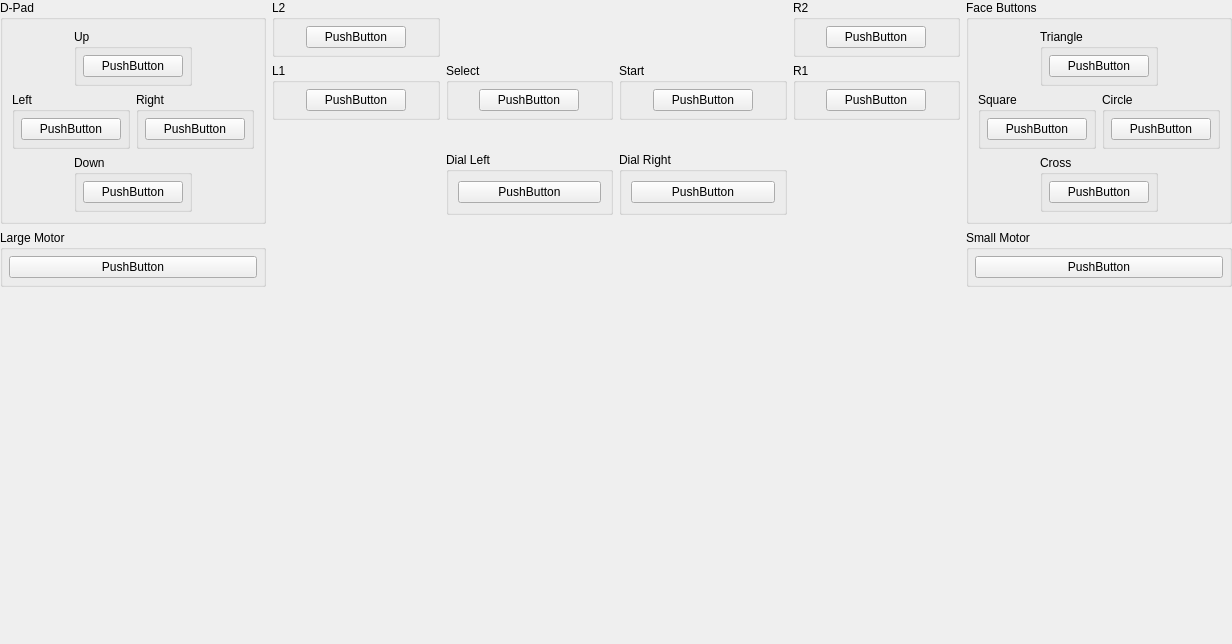
<?xml version="1.0" encoding="UTF-8"?>
<ui version="4.0">
 <class>ControllerBindingWidget_Jogcon</class>
 <widget class="QWidget" name="ControllerBindingWidget_Jogcon">
  <property name="geometry">
   <rect>
    <x>0</x>
    <y>0</y>
    <width>1232</width>
    <height>644</height>
   </rect>
  </property>
  <property name="sizePolicy">
   <sizepolicy hsizetype="MinimumExpanding" vsizetype="Preferred">
    <horstretch>0</horstretch>
    <verstretch>0</verstretch>
   </sizepolicy>
  </property>
  <property name="minimumSize">
   <size>
    <width>1100</width>
    <height>500</height>
   </size>
  </property>
  <layout class="QGridLayout" name="gridLayout_0">
   <property name="leftMargin">
    <number>0</number>
   </property>
   <property name="topMargin">
    <number>0</number>
   </property>
   <property name="rightMargin">
    <number>0</number>
   </property>
   <property name="bottomMargin">
    <number>0</number>
   </property>
   <item row="0" column="0" rowspan="3">
    <layout class="QVBoxLayout" name="verticalLayout_2">
     <item>
      <widget class="QGroupBox" name="groupBox_0">
       <property name="title">
        <string>D-Pad</string>
       </property>
       <layout class="QGridLayout" name="gridLayout_1">
        <item row="3" column="1" colspan="2">
         <widget class="QGroupBox" name="groupBox_1">
          <property name="title">
           <string>Down</string>
          </property>
          <layout class="QGridLayout" name="gridLayout_2">
           <property name="leftMargin">
            <number>6</number>
           </property>
           <property name="topMargin">
            <number>6</number>
           </property>
           <property name="rightMargin">
            <number>6</number>
           </property>
           <property name="bottomMargin">
            <number>6</number>
           </property>
           <item row="0" column="0">
            <widget class="InputBindingWidget" name="Down">
             <property name="minimumSize">
              <size>
               <width>100</width>
               <height>0</height>
              </size>
             </property>
             <property name="maximumSize">
              <size>
               <width>100</width>
               <height>16777215</height>
              </size>
             </property>
             <property name="text">
              <string notr="true">PushButton</string>
             </property>
            </widget>
           </item>
          </layout>
         </widget>
        </item>
        <item row="2" column="0" colspan="2">
         <widget class="QGroupBox" name="groupBox_2">
          <property name="title">
           <string>Left</string>
          </property>
          <layout class="QGridLayout" name="gridLayout_3">
           <property name="leftMargin">
            <number>6</number>
           </property>
           <property name="topMargin">
            <number>6</number>
           </property>
           <property name="rightMargin">
            <number>6</number>
           </property>
           <property name="bottomMargin">
            <number>6</number>
           </property>
           <item row="0" column="0">
            <widget class="InputBindingWidget" name="Left">
             <property name="minimumSize">
              <size>
               <width>100</width>
               <height>0</height>
              </size>
             </property>
             <property name="maximumSize">
              <size>
               <width>100</width>
               <height>16777215</height>
              </size>
             </property>
             <property name="text">
              <string notr="true">PushButton</string>
             </property>
            </widget>
           </item>
          </layout>
         </widget>
        </item>
        <item row="0" column="1" colspan="2">
         <widget class="QGroupBox" name="groupBox_3">
          <property name="title">
           <string>Up</string>
          </property>
          <layout class="QGridLayout" name="gridLayout_4">
           <property name="leftMargin">
            <number>6</number>
           </property>
           <property name="topMargin">
            <number>6</number>
           </property>
           <property name="rightMargin">
            <number>6</number>
           </property>
           <property name="bottomMargin">
            <number>6</number>
           </property>
           <item row="0" column="0">
            <widget class="InputBindingWidget" name="Up">
             <property name="minimumSize">
              <size>
               <width>100</width>
               <height>0</height>
              </size>
             </property>
             <property name="maximumSize">
              <size>
               <width>100</width>
               <height>16777215</height>
              </size>
             </property>
             <property name="text">
              <string notr="true">PushButton</string>
             </property>
            </widget>
           </item>
          </layout>
         </widget>
        </item>
        <item row="2" column="2" colspan="2">
         <widget class="QGroupBox" name="groupBox_4">
          <property name="title">
           <string>Right</string>
          </property>
          <layout class="QGridLayout" name="gridLayout_5">
           <property name="leftMargin">
            <number>6</number>
           </property>
           <property name="topMargin">
            <number>6</number>
           </property>
           <property name="rightMargin">
            <number>6</number>
           </property>
           <property name="bottomMargin">
            <number>6</number>
           </property>
           <item row="0" column="0">
            <widget class="InputBindingWidget" name="Right">
             <property name="minimumSize">
              <size>
               <width>100</width>
               <height>0</height>
              </size>
             </property>
             <property name="maximumSize">
              <size>
               <width>100</width>
               <height>16777215</height>
              </size>
             </property>
             <property name="text">
              <string notr="true">PushButton</string>
             </property>
            </widget>
           </item>
          </layout>
         </widget>
        </item>
       </layout>
      </widget>
     </item>
     <item>
      <widget class="QGroupBox" name="groupBox_29">
       <property name="title">
        <string>Large Motor</string>
       </property>
       <layout class="QGridLayout" name="gridLayout_30">
        <property name="leftMargin">
         <number>6</number>
        </property>
        <property name="topMargin">
         <number>6</number>
        </property>
        <property name="rightMargin">
         <number>6</number>
        </property>
        <property name="bottomMargin">
         <number>6</number>
        </property>
        <item row="0" column="0">
         <widget class="InputVibrationBindingWidget" name="LargeMotor">
          <property name="minimumSize">
           <size>
            <width>100</width>
            <height>0</height>
           </size>
          </property>
          <property name="maximumSize">
           <size>
            <width>16777215</width>
            <height>16777215</height>
           </size>
          </property>
          <property name="text">
           <string notr="true">PushButton</string>
          </property>
         </widget>
        </item>
       </layout>
      </widget>
     </item>
     <item>
      <spacer name="verticalSpacer_5">
       <property name="orientation">
        <enum>Qt::Vertical</enum>
       </property>
       <property name="sizeHint" stdset="0">
        <size>
         <width>20</width>
         <height>40</height>
        </size>
       </property>
      </spacer>
     </item>
    </layout>
   </item>
   <item row="0" column="1">
    <layout class="QGridLayout" name="gridLayout_6">
     <item row="0" column="0">
      <widget class="QGroupBox" name="groupBox_5">
       <property name="title">
        <string>L2</string>
       </property>
       <layout class="QGridLayout" name="gridLayout_7">
        <property name="leftMargin">
         <number>6</number>
        </property>
        <property name="topMargin">
         <number>6</number>
        </property>
        <property name="rightMargin">
         <number>6</number>
        </property>
        <property name="bottomMargin">
         <number>6</number>
        </property>
        <item row="0" column="0">
         <widget class="InputBindingWidget" name="L2">
          <property name="maximumSize">
           <size>
            <width>100</width>
            <height>16777215</height>
           </size>
          </property>
          <property name="text">
           <string notr="true">PushButton</string>
          </property>
         </widget>
        </item>
       </layout>
      </widget>
     </item>
     <item row="0" column="3">
      <widget class="QGroupBox" name="groupBox_6">
       <property name="title">
        <string>R2</string>
       </property>
       <layout class="QGridLayout" name="gridLayout_8">
        <property name="leftMargin">
         <number>6</number>
        </property>
        <property name="topMargin">
         <number>6</number>
        </property>
        <property name="rightMargin">
         <number>6</number>
        </property>
        <property name="bottomMargin">
         <number>6</number>
        </property>
        <item row="0" column="0">
         <widget class="InputBindingWidget" name="R2">
          <property name="maximumSize">
           <size>
            <width>100</width>
            <height>16777215</height>
           </size>
          </property>
          <property name="text">
           <string notr="true">PushButton</string>
          </property>
         </widget>
        </item>
       </layout>
      </widget>
     </item>
     <item row="1" column="0">
      <widget class="QGroupBox" name="groupBox_7">
       <property name="title">
        <string>L1</string>
       </property>
       <layout class="QGridLayout" name="gridLayout_9">
        <property name="leftMargin">
         <number>6</number>
        </property>
        <property name="topMargin">
         <number>6</number>
        </property>
        <property name="rightMargin">
         <number>6</number>
        </property>
        <property name="bottomMargin">
         <number>6</number>
        </property>
        <item row="0" column="0">
         <widget class="InputBindingWidget" name="L1">
          <property name="maximumSize">
           <size>
            <width>100</width>
            <height>16777215</height>
           </size>
          </property>
          <property name="text">
           <string notr="true">PushButton</string>
          </property>
         </widget>
        </item>
       </layout>
      </widget>
     </item>
     <item row="1" column="3">
      <widget class="QGroupBox" name="groupBox_8">
       <property name="title">
        <string>R1</string>
       </property>
       <layout class="QGridLayout" name="gridLayout_10">
        <property name="leftMargin">
         <number>6</number>
        </property>
        <property name="topMargin">
         <number>6</number>
        </property>
        <property name="rightMargin">
         <number>6</number>
        </property>
        <property name="bottomMargin">
         <number>6</number>
        </property>
        <item row="0" column="0">
         <widget class="InputBindingWidget" name="R1">
          <property name="maximumSize">
           <size>
            <width>100</width>
            <height>16777215</height>
           </size>
          </property>
          <property name="text">
           <string notr="true">PushButton</string>
          </property>
         </widget>
        </item>
       </layout>
      </widget>
     </item>
     <item row="1" column="2">
      <widget class="QGroupBox" name="groupBox_9">
       <property name="title">
        <string>Start</string>
       </property>
       <layout class="QGridLayout" name="gridLayout_11">
        <property name="leftMargin">
         <number>6</number>
        </property>
        <property name="topMargin">
         <number>6</number>
        </property>
        <property name="rightMargin">
         <number>6</number>
        </property>
        <property name="bottomMargin">
         <number>6</number>
        </property>
        <item row="0" column="0">
         <widget class="InputBindingWidget" name="Start">
          <property name="maximumSize">
           <size>
            <width>100</width>
            <height>16777215</height>
           </size>
          </property>
          <property name="text">
           <string notr="true">PushButton</string>
          </property>
         </widget>
        </item>
       </layout>
      </widget>
     </item>
     <item row="1" column="1">
      <widget class="QGroupBox" name="groupBox_10">
       <property name="title">
        <string>Select</string>
       </property>
       <layout class="QGridLayout" name="gridLayout_12">
        <property name="leftMargin">
         <number>6</number>
        </property>
        <property name="topMargin">
         <number>6</number>
        </property>
        <property name="rightMargin">
         <number>6</number>
        </property>
        <property name="bottomMargin">
         <number>6</number>
        </property>
        <item row="0" column="0">
         <widget class="InputBindingWidget" name="Select">
          <property name="maximumSize">
           <size>
            <width>100</width>
            <height>16777215</height>
           </size>
          </property>
          <property name="text">
           <string notr="true">PushButton</string>
          </property>
         </widget>
        </item>
       </layout>
      </widget>
     </item>
    </layout>
   </item>
   <item row="0" column="2" rowspan="3">
    <layout class="QVBoxLayout" name="verticalLayout">
     <item>
      <widget class="QGroupBox" name="groupBox_11">
       <property name="title">
        <string>Face Buttons</string>
       </property>
       <layout class="QGridLayout" name="gridLayout_13">
        <item row="3" column="1" colspan="2">
         <widget class="QGroupBox" name="groupBox_12">
          <property name="title">
           <string>Cross</string>
          </property>
          <layout class="QGridLayout" name="gridLayout_14">
           <property name="leftMargin">
            <number>6</number>
           </property>
           <property name="topMargin">
            <number>6</number>
           </property>
           <property name="rightMargin">
            <number>6</number>
           </property>
           <property name="bottomMargin">
            <number>6</number>
           </property>
           <item row="0" column="0">
            <widget class="InputBindingWidget" name="Cross">
             <property name="minimumSize">
              <size>
               <width>100</width>
               <height>0</height>
              </size>
             </property>
             <property name="maximumSize">
              <size>
               <width>100</width>
               <height>16777215</height>
              </size>
             </property>
             <property name="text">
              <string notr="true">PushButton</string>
             </property>
            </widget>
           </item>
          </layout>
         </widget>
        </item>
        <item row="2" column="0" colspan="2">
         <widget class="QGroupBox" name="groupBox_13">
          <property name="title">
           <string>Square</string>
          </property>
          <layout class="QGridLayout" name="gridLayout_15">
           <property name="leftMargin">
            <number>6</number>
           </property>
           <property name="topMargin">
            <number>6</number>
           </property>
           <property name="rightMargin">
            <number>6</number>
           </property>
           <property name="bottomMargin">
            <number>6</number>
           </property>
           <item row="0" column="0">
            <widget class="InputBindingWidget" name="Square">
             <property name="minimumSize">
              <size>
               <width>100</width>
               <height>0</height>
              </size>
             </property>
             <property name="maximumSize">
              <size>
               <width>100</width>
               <height>16777215</height>
              </size>
             </property>
             <property name="text">
              <string notr="true">PushButton</string>
             </property>
            </widget>
           </item>
          </layout>
         </widget>
        </item>
        <item row="0" column="1" colspan="2">
         <widget class="QGroupBox" name="groupBox_14">
          <property name="title">
           <string>Triangle</string>
          </property>
          <layout class="QGridLayout" name="gridLayout_16">
           <property name="leftMargin">
            <number>6</number>
           </property>
           <property name="topMargin">
            <number>6</number>
           </property>
           <property name="rightMargin">
            <number>6</number>
           </property>
           <property name="bottomMargin">
            <number>6</number>
           </property>
           <item row="0" column="0">
            <widget class="InputBindingWidget" name="Triangle">
             <property name="minimumSize">
              <size>
               <width>100</width>
               <height>0</height>
              </size>
             </property>
             <property name="maximumSize">
              <size>
               <width>100</width>
               <height>16777215</height>
              </size>
             </property>
             <property name="text">
              <string notr="true">PushButton</string>
             </property>
            </widget>
           </item>
          </layout>
         </widget>
        </item>
        <item row="2" column="2" colspan="2">
         <widget class="QGroupBox" name="groupBox_15">
          <property name="title">
           <string>Circle</string>
          </property>
          <layout class="QGridLayout" name="gridLayout_17">
           <property name="leftMargin">
            <number>6</number>
           </property>
           <property name="topMargin">
            <number>6</number>
           </property>
           <property name="rightMargin">
            <number>6</number>
           </property>
           <property name="bottomMargin">
            <number>6</number>
           </property>
           <item row="0" column="0">
            <widget class="InputBindingWidget" name="Circle">
             <property name="minimumSize">
              <size>
               <width>100</width>
               <height>0</height>
              </size>
             </property>
             <property name="maximumSize">
              <size>
               <width>100</width>
               <height>16777215</height>
              </size>
             </property>
             <property name="text">
              <string notr="true">PushButton</string>
             </property>
            </widget>
           </item>
          </layout>
         </widget>
        </item>
       </layout>
      </widget>
     </item>
     <item>
      <widget class="QGroupBox" name="groupBox_32">
       <property name="title">
        <string>Small Motor</string>
       </property>
       <layout class="QGridLayout" name="gridLayout_31">
        <property name="leftMargin">
         <number>6</number>
        </property>
        <property name="topMargin">
         <number>6</number>
        </property>
        <property name="rightMargin">
         <number>6</number>
        </property>
        <property name="bottomMargin">
         <number>6</number>
        </property>
        <item row="0" column="0">
         <widget class="InputVibrationBindingWidget" name="SmallMotor">
          <property name="minimumSize">
           <size>
            <width>100</width>
            <height>0</height>
           </size>
          </property>
          <property name="maximumSize">
           <size>
            <width>16777215</width>
            <height>16777215</height>
           </size>
          </property>
          <property name="text">
           <string notr="true">PushButton</string>
          </property>
         </widget>
        </item>
       </layout>
      </widget>
     </item>
     <item>
      <spacer name="verticalSpacer_4">
       <property name="orientation">
        <enum>Qt::Vertical</enum>
       </property>
       <property name="sizeHint" stdset="0">
        <size>
         <width>20</width>
         <height>40</height>
        </size>
       </property>
      </spacer>
     </item>
    </layout>
   </item>
   <item row="1" column="1">
    <layout class="QHBoxLayout" name="horizontalLayout_4">
     <item>
      <spacer name="horizontalSpacer">
       <property name="orientation">
        <enum>Qt::Horizontal</enum>
       </property>
       <property name="sizeHint" stdset="0">
        <size>
         <width>40</width>
         <height>20</height>
        </size>
       </property>
      </spacer>
     </item>
     <item>
      <widget class="QLabel" name="label">
       <property name="sizePolicy">
        <sizepolicy hsizetype="Fixed" vsizetype="Fixed">
         <horstretch>0</horstretch>
         <verstretch>0</verstretch>
        </sizepolicy>
       </property>
       <property name="maximumSize">
        <size>
         <width>400</width>
         <height>266</height>
        </size>
       </property>
       <property name="text">
        <string/>
       </property>
       <property name="pixmap">
        <pixmap resource="../resources/resources.qrc">:/images/Jogcon.svg</pixmap>
       </property>
       <property name="scaledContents">
        <bool>true</bool>
       </property>
      </widget>
     </item>
     <item>
      <spacer name="horizontalSpacer_2">
       <property name="orientation">
        <enum>Qt::Horizontal</enum>
       </property>
       <property name="sizeHint" stdset="0">
        <size>
         <width>40</width>
         <height>20</height>
        </size>
       </property>
      </spacer>
     </item>
    </layout>
   </item>
   <item row="2" column="1">
    <layout class="QGridLayout" name="gridLayout_18">
     <item row="0" column="1">
      <widget class="QGroupBox" name="groupBox_16">
       <property name="title">
        <string>Dial Left</string>
       </property>
       <layout class="QGridLayout" name="gridLayout_19">
        <item row="0" column="0">
         <widget class="InputBindingWidget" name="DialLeft">
          <property name="maximumSize">
           <size>
            <width>150</width>
            <height>16777215</height>
           </size>
          </property>
          <property name="text">
           <string notr="true">PushButton</string>
          </property>
         </widget>
        </item>
       </layout>
      </widget>
     </item>
     <item row="0" column="2">
      <widget class="QGroupBox" name="groupBox_17">
       <property name="title">
        <string>Dial Right</string>
       </property>
       <layout class="QGridLayout" name="gridLayout_20">
        <item row="0" column="0">
         <widget class="InputBindingWidget" name="DialRight">
          <property name="maximumSize">
           <size>
            <width>150</width>
            <height>16777215</height>
           </size>
          </property>
          <property name="text">
           <string notr="true">PushButton</string>
          </property>
         </widget>
        </item>
       </layout>
      </widget>
     </item>
     <item row="1" column="0" colspan="4">
      <spacer name="verticalSpacer">
       <property name="orientation">
        <enum>Qt::Vertical</enum>
       </property>
       <property name="sizeHint" stdset="0">
        <size>
         <width>20</width>
         <height>40</height>
        </size>
       </property>
      </spacer>
     </item>
    </layout>
   </item>
  </layout>
 </widget>
 <customwidgets>
  <customwidget>
   <class>InputBindingWidget</class>
   <extends>QPushButton</extends>
   <header>Settings/InputBindingWidget.h</header>
  </customwidget>
  <customwidget>
   <class>InputVibrationBindingWidget</class>
   <extends>QPushButton</extends>
   <header>Settings/InputBindingWidget.h</header>
  </customwidget>
 </customwidgets>
 <resources>
  <include location="../resources/resources.qrc"/>
 </resources>
 <connections/>
</ui>
